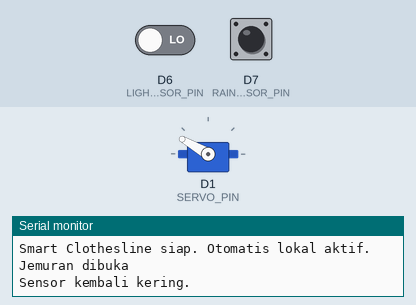
Bench run of a program on a simulated ESP8266 (NodeMCU). On the bench: servo, the last lines printed to the serial monitor. Inputs (shaded band) come from the test bench; at power-on: D6 (LIGHT_SENSOR_PIN) LOW, D7 (RAIN_SENSOR_PIN) HIGH. WiFi joins after 1.5 s; servers stay silent unless stated; uploads are accepted with an empty reply; the local clock reads 2024-03-15 10:24:30 at power-on unless the program sets it; EEPROM starts erased.

Above: at 1.2 s.
1.3 s: D6 (LIGHT_SENSOR_PIN) driven HIGH
At 2.6 s:
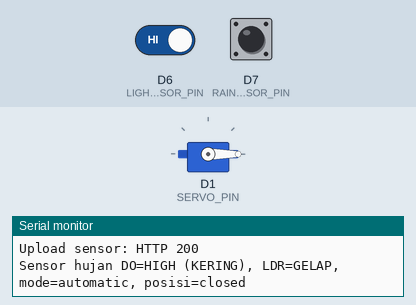
2.9 s: D7 (RAIN_SENSOR_PIN) driven LOW
5.6 s: D6 (LIGHT_SENSOR_PIN) driven LOW
8.6 s: D7 (RAIN_SENSOR_PIN) driven HIGH
At 9.6 s:
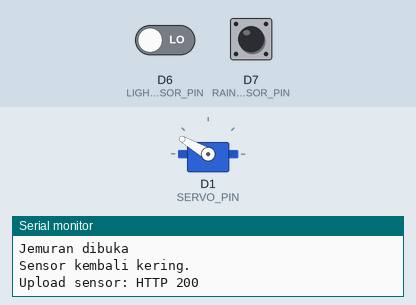
11.6 s: D7 (RAIN_SENSOR_PIN) pulsed LOW 2 times (0.12 s each, 0.3 s apart)
At 11.71 s:
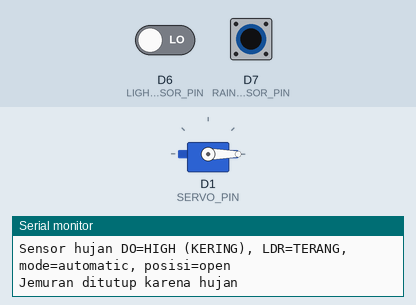
13.7 s: D7 (RAIN_SENSOR_PIN) pulsed LOW 5 times (0.12 s each, 0.3 s apart)
At 16.1 s:
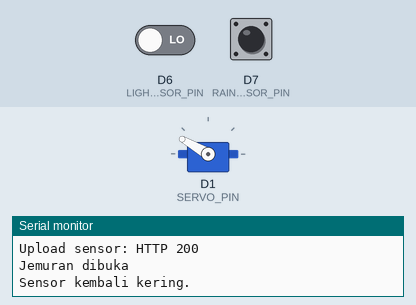
Timing chart, 0 to 17.6 s (numbered marks = the images above; inputs shaded):
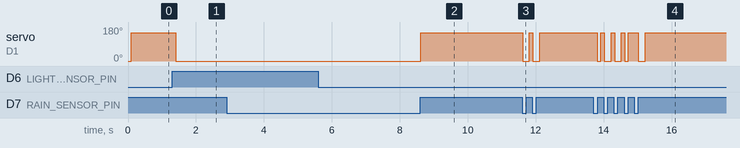

Measured:
- after the input at 1.3 s, servo on D1 (SERVO_PIN): 150° → 0° after 0.10 s
- after the input at 8.6 s, servo on D1 (SERVO_PIN): 0° → 150° at once
- after the input at 11.6 s, servo on D1 (SERVO_PIN): alternates 150° for 0.10 s and 0° for 0.20 s, 4 changes in all, then stays 150°, starting at once
- after the input at 13.7 s, servo on D1 (SERVO_PIN): 150° → 0° after 0.12 s, → 150° 0.10 s later, → 0° 0.10 s later, → 150° 0.20 s later, … (10 changes in this stretch)

The program:

main.cpp
```cpp
#include <Arduino.h>
#include <ArduinoJson.h>
#include <EEPROM.h>
#include <ESP8266HTTPClient.h>
#include <ESP8266WiFi.h>
#include <Servo.h>
#include <WiFiClientSecureBearSSL.h>
#include <time.h>

#include "secrets.h"
#include "supabase_root_ca.h"

namespace {
// Pin dan logika mengikuti firmware lama yang sudah bekerja.
constexpr uint8_t SERVO_PIN = D1;
constexpr uint8_t LIGHT_SENSOR_PIN = D6;  // DO modul LDR
constexpr uint8_t RAIN_SENSOR_PIN = D7;   // DO modul hujan
constexpr uint32_t SENSOR_INTERVAL_MS = 100;
constexpr uint32_t LIGHT_DEBOUNCE_MS = 100;
constexpr uint32_t TELEMETRY_INTERVAL_MS = 15000;
constexpr uint32_t MIN_EVENT_UPLOAD_INTERVAL_MS = 1500;
constexpr uint16_t HTTP_TIMEOUT_MS = 1500;
constexpr uint16_t COMMAND_HTTP_TIMEOUT_MS = 1500;
// Jeda ini dihitung setelah request selesai agar loop sensor sempat berjalan.
constexpr uint32_t COMMAND_INTERVAL_MS = 1000;
constexpr uint32_t WIFI_RETRY_INTERVAL_MS = 12000;
constexpr uint32_t CLOCK_LOG_INTERVAL_MS = 10000;

Servo clotheslineServo;
BearSSL::X509List trustAnchor(SUPABASE_ROOT_CA);

bool telemetryPending = false;
bool hasSensorSample = false;
bool rainDetected = true;  // fail-safe: bila sensor gagal, tutup jemuran.
int rainValue = 0;
float lightPercent = 0;
bool previousRainDetected = true;
float previousLightPercent = 0;
bool darkDetected = false;
bool darkCandidate = false;
uint32_t darkCandidateAt = 0;
String currentMode = "automatic";
String servoPosition = "closed";
uint32_t lastSensorAt = 0;
uint32_t lastTelemetryAt = 0;
uint32_t lastCommandAt = 0;
uint32_t lastWifiAttemptAt = 0;
uint32_t lastSensorLogAt = 0;
uint32_t lastClockLogAt = 0;
bool wifiWasConnected = false;
bool clockWasSynchronized = false;

String functionUrl(const char* name) {
  String base(SUPABASE_URL);
  while (base.endsWith("/")) base.remove(base.length() - 1);
  return base + "/functions/v1/" + name;
}

int httpPost(const String& url, const String& body,
             String* responseBody = nullptr,
             uint16_t timeoutMs = HTTP_TIMEOUT_MS) {
  BearSSL::WiFiClientSecure client;
  client.setTrustAnchors(&trustAnchor);
  // Batasi jeda saat internet bermasalah agar pembacaan sensor lokal cepat lanjut.
  client.setTimeout(timeoutMs);

  HTTPClient http;
  http.setTimeout(timeoutMs);
  if (!http.begin(client, url)) return -1;
  http.addHeader("Content-Type", "application/json");
  http.addHeader("apikey", SUPABASE_PUBLISHABLE_KEY);
  http.addHeader("Authorization", String("Bearer ") + SUPABASE_PUBLISHABLE_KEY);
  http.addHeader("x-device-id", DEVICE_ID);
  http.addHeader("x-device-secret", DEVICE_SECRET);
  int code = http.POST(body);
  if (responseBody && code > 0) *responseBody = http.getString();
  http.end();
  return code;
}

void setPosition(const String& target, bool fromRain = false) {
  if (target == "open" && rainDetected) {
    Serial.println("Buka ditolak: sensor hujan basah.");
    return;
  }
  if (target != "open" && target != "closed") return;
  if (servoPosition == target) return;
  clotheslineServo.write(target == "open" ? SERVO_OPEN_ANGLE : SERVO_CLOSED_ANGLE);
  servoPosition = target;
  telemetryPending = true;
  Serial.printf("Jemuran %s%s\n", target == "open" ? "dibuka" : "ditutup", fromRain ? " karena hujan" : "");
}

void sampleSensors(bool applyAutomaticRules = true) {
  // Sensor digital seperti pada kode lama: hujan aktif LOW, gelap aktif HIGH.
  const int rawRain = digitalRead(RAIN_SENSOR_PIN);
  const bool nextRain = rawRain == LOW;
  const bool rawDark = digitalRead(LIGHT_SENSOR_PIN) == HIGH;
  bool wasRaining = rainDetected;
  rainDetected = nextRain;

  if (!hasSensorSample) {
    darkDetected = rawDark;
    darkCandidate = rawDark;
    darkCandidateAt = millis();
  } else if (rawDark != darkCandidate) {
    darkCandidate = rawDark;
    darkCandidateAt = millis();
  } else if (darkCandidate != darkDetected &&
             millis() - darkCandidateAt >= LIGHT_DEBOUNCE_MS) {
    darkDetected = darkCandidate;
  }

  // Modul LDR lama hanya memberi status terang/gelap digital, bukan persentase analog.
  rainValue = rawRain;
  lightPercent = darkDetected ? 0.0f : 100.0f;
  if (!hasSensorSample || rainDetected != previousRainDetected || lightPercent != previousLightPercent) {
    telemetryPending = true;
  }
  previousRainDetected = rainDetected;
  previousLightPercent = lightPercent;
  hasSensorSample = true;
  if (millis() - lastSensorLogAt >= 2000) {
    lastSensorLogAt = millis();
    Serial.printf("Sensor hujan DO=%s (%s), LDR=%s, mode=%s, posisi=%s\n",
                  rawRain == LOW ? "LOW" : "HIGH",
                  rainDetected ? "BASAH" : "KERING",
                  darkDetected ? "GELAP" : "TERANG",
                  currentMode.c_str(), servoPosition.c_str());
  }

  // Proteksi hujan selalu aktif, termasuk saat mode Manual atau internet terputus.
  if (rainDetected) {
    setPosition("closed", true);
    return;
  }
  if (!applyAutomaticRules || currentMode != "automatic") return;

  // Modul LDR digital hanya melaporkan terang atau gelap.
  if (darkDetected && servoPosition != "closed") setPosition("closed");
  if (!darkDetected && servoPosition != "open") setPosition("open");
  if (wasRaining && !rainDetected) Serial.println("Sensor kembali kering.");
}

bool sendTelemetry() {
  JsonDocument body;
  body["mode"] = currentMode;
  body["servo_position"] = servoPosition;
  body["rain_value"] = rainValue;
  body["light_percent"] = lightPercent;
  body["rain_detected"] = rainDetected;
  String encoded;
  serializeJson(body, encoded);
  String response;
  int code = httpPost(functionUrl("device-data"), encoded, &response);
  Serial.printf("Upload sensor: HTTP %d\n", code);
  if (code < 0) {
    Serial.printf("Detail koneksi HTTPS: %s\n", HTTPClient::errorToString(code).c_str());
  } else if (code >= 300) {
    Serial.printf("Respons Supabase: %s\n", response.c_str());
  }
  return code >= 200 && code < 300;
}

void saveMode() {
  EEPROM.write(0, currentMode == "manual" ? 1 : 0);
  EEPROM.commit();
}

void acknowledgeCommand(const String& commandId, bool success, const char* message) {
  JsonDocument body;
  body["action"] = "ack";
  body["command_id"] = commandId;
  body["success"] = success;
  body["message"] = message;
  String encoded;
  serializeJson(body, encoded);
  int code = httpPost(functionUrl("device-commands"), encoded);
  Serial.printf("Ack perintah: HTTP %d\n", code);
}

bool pollCommands() {
  JsonDocument request;
  request["action"] = "next";
  String encoded;
  serializeJson(request, encoded);
  String response;
  int code = httpPost(functionUrl("device-commands"), encoded, &response,
                      COMMAND_HTTP_TIMEOUT_MS);
  // Sensor bisa berubah selama permintaan HTTPS. Periksa hujan sebelum buka,
  // tetapi jangan jalankan aturan otomatis sebelum perintah aplikasi diterapkan.
  sampleSensors(false);
  if (code < 200 || code >= 300) return false;

  JsonDocument result;
  if (deserializeJson(result, response)) return false;
  JsonVariant command = result["command"];
  if (command.isNull()) return false;
  String id = command["id"] | "";
  String type = command["command_type"] | "";
  if (id.isEmpty()) return false;

  bool success = false;
  const char* message = "Perintah tidak didukung.";
  if (type == "set_mode") {
    String targetMode = command["payload"]["mode"] | "";
    if (targetMode == "automatic" || targetMode == "manual") {
      currentMode = targetMode;
      saveMode();
      telemetryPending = true;
      if (currentMode == "automatic") sampleSensors();
      success = true;
      message = "Mode diterapkan.";
    }
  } else if (type == "close") {
    setPosition("closed");
    success = true;
    message = "Jemuran ditutup.";
  } else if (type == "open") {
    if (currentMode != "manual") {
      message = "Perangkat tidak sedang dalam mode Manual.";
    } else if (rainDetected) {
      message = "Pembukaan ditolak karena sensor mendeteksi hujan.";
    } else {
      setPosition("open");
      success = true;
      message = "Jemuran dibuka.";
    }
  }
  // setPosition() sudah menulis sudut servo. Baru setelah gerakan dimulai,
  // kirim status Realtime lalu ACK ke Supabase.
  telemetryPending = true;
  const bool statusUploaded = sendTelemetry();
  lastTelemetryAt = millis();
  if (statusUploaded) telemetryPending = false;
  acknowledgeCommand(id, success, message);
  return true;
}

void keepWifiConnecting() {
  if (WiFi.status() == WL_CONNECTED) {
    if (!wifiWasConnected) {
      wifiWasConnected = true;
      Serial.printf("Wi-Fi tersambung. IP=%s, RSSI=%d dBm\n",
                    WiFi.localIP().toString().c_str(), WiFi.RSSI());
      configTime(0, 0, "pool.ntp.org", "time.google.com", "time.cloudflare.com");
      Serial.println("Meminta sinkronisasi jam dari NTP...");
    }
    return;
  }
  if (wifiWasConnected) {
    wifiWasConnected = false;
    Serial.println("Wi-Fi terputus.");
  }
  uint32_t now = millis();
  if (now - lastWifiAttemptAt < WIFI_RETRY_INTERVAL_MS) return;
  lastWifiAttemptAt = now;
  Serial.println("Mencoba menyambung ulang Wi-Fi...");
  WiFi.begin(WIFI_SSID, WIFI_PASSWORD);
}
}  // namespace

void setup() {
  Serial.begin(115200);
  pinMode(LIGHT_SENSOR_PIN, INPUT);
  pinMode(RAIN_SENSOR_PIN, INPUT);
  clotheslineServo.attach(SERVO_PIN);
  clotheslineServo.write(SERVO_CLOSED_ANGLE);
  servoPosition = "closed";
  EEPROM.begin(4);
  currentMode = EEPROM.read(0) == 1 ? "manual" : "automatic";
  Serial.println("Sensor digital aktif: LDR=D6, hujan=D7, servo=D1.");

  WiFi.mode(WIFI_STA);
  WiFi.setAutoReconnect(true);
  WiFi.begin(WIFI_SSID, WIFI_PASSWORD);
  // Sertifikat HTTPS memerlukan jam perangkat yang benar untuk validasi TLS.
  configTime(0, 0, "pool.ntp.org", "time.google.com", "time.cloudflare.com");
  lastWifiAttemptAt = millis();
  Serial.println("Smart Clothesline siap. Otomatis lokal aktif.");
}

void loop() {
  uint32_t now = millis();

  // Pembacaan dan aturan lokal didahulukan; berjalan tanpa koneksi internet.
  if (now - lastSensorAt >= SENSOR_INTERVAL_MS) {
    lastSensorAt = now;
    sampleSensors();
  }

  keepWifiConnecting();
  if (WiFi.status() != WL_CONNECTED) return;
  const time_t currentTime = time(nullptr);
  if (currentTime < 1704067200) {
    if (now - lastClockLogAt >= CLOCK_LOG_INTERVAL_MS) {
      lastClockLogAt = now;
      Serial.println("Menunggu sinkronisasi waktu NTP sebelum koneksi HTTPS...");
    }
    return;
  }
  if (!clockWasSynchronized) {
    clockWasSynchronized = true;
    Serial.printf("Waktu NTP tersinkron: %s", ctime(&currentTime));
  }

  if (now - lastCommandAt >= COMMAND_INTERVAL_MS) {
    // Request HTTPS bersifat sinkron. Beri jeda sensor setelah request selesai.
    pollCommands();
    lastCommandAt = millis();
  }
  now = millis();
  const bool periodicUploadDue = now - lastTelemetryAt >= TELEMETRY_INTERVAL_MS;
  const bool eventUploadDue = telemetryPending && now - lastTelemetryAt >= MIN_EVENT_UPLOAD_INTERVAL_MS;
  if (periodicUploadDue || eventUploadDue) {
    if (sendTelemetry()) telemetryPending = false;
    lastTelemetryAt = millis();
  }
}
```

secrets.example.h
```cpp
#pragma once

// Salin file ini sebagai secrets.h lalu isi semua nilai.
// Jangan pernah unggah secrets.h ke repositori publik.
#define WIFI_SSID "NAMA_WIFI"
#define WIFI_PASSWORD "PASSWORD_WIFI"
#define SUPABASE_URL "https://PROJECT_REF.supabase.co"
#define SUPABASE_PUBLISHABLE_KEY "sb_publishable_GANTI_DENGAN_KEY_PROJECT"
#define DEVICE_ID "UUID_DARI_QUERY_INSERT_DEVICES"
#define DEVICE_SECRET "SECRET_ACAK_64_KARAKTER_HEX"

// Kode memakai pin digital DO seperti rangkaian lama:
// hujan aktif LOW, LDR mendeteksi gelap saat HIGH.
#define SERVO_CLOSED_ANGLE 0
#define SERVO_OPEN_ANGLE 150
```

supabase_root_ca.h
```cpp
#pragma once
#include <pgmspace.h>

// Trusted roots for the current Supabase endpoint chain (GlobalSign Root CA R1,
// valid through 2028-01-28) and Let's Encrypt (ISRG Root X1).
// Keep certificate validation enabled; update this list if the endpoint CA changes.
static const char SUPABASE_ROOT_CA[] PROGMEM = R"PEM(
-----BEGIN CERTIFICATE-----
MIIFazCCA1OgAwIBAgIRAIIQz7DSQONZRGPgu2OCiwAwDQYJKoZIhvcNAQELBQAw
TzELMAkGA1UEBhMCVVMxKTAnBgNVBAoTIEludGVybmV0IFNlY3VyaXR5IFJlc2Vh
cmNoIEdyb3VwMRUwEwYDVQQDEwxJU1JHIFJvb3QgWDEwHhcNMTUwNjA0MTEwNDM4
WhcNMzUwNjA0MTEwNDM4WjBPMQswCQYDVQQGEwJVUzEpMCcGA1UEChMgSW50ZXJu
ZXQgU2VjdXJpdHkgUmVzZWFyY2ggR3JvdXAxFTATBgNVBAMTDElTUkcgUm9vdCBY
MTCCAiIwDQYJKoZIhvcNAQEBBQADggIPADCCAgoCggIBAK3oJHP0FDfzm54rVygc
h77ct984kIxuPOZXoHj3dcKi/vVqbvYATyjb3miGbESTtrFj/RQSa78f0uoxmyF+
0TM8ukj13Xnfs7j/EvEhmkvBioZxaUpmZmyPfjxwv60pIgbz5MDmgK7iS4+3mX6U
A5/TR5d8mUgjU+g4rk8Kb4Mu0UlXjIB0ttov0DiNewNwIRt18jA8+o+u3dpjq+sW
T8KOEUt+zwvo/7V3LvSye0rgTBIlDHCNAymg4VMk7BPZ7hm/ELNKjD+Jo2FR3qyH
B5T0Y3HsLuJvW5iB4YlcNHlsdu87kGJ55tukmi8mxdAQ4Q7e2RCOFvu396j3x+UC
B5iPNgiV5+I3lg02dZ77DnKxHZu8A/lJBdiB3QW0KtZB6awBdpUKD9jf1b0SHzUv
KBds0pjBqAlkd25HN7rOrFleaJ1/ctaJxQZBKT5ZPt0m9STJEadao0xAH0ahmbWn
OlFuhjuefXKnEgV4We0+UXgVCwOPjdAvBbI+e0ocS3MFEvzG6uBQE3xDk3SzynTn
jh8BCNAw1FtxNrQHusEwMFxIt4I7mKZ9YIqioymCzLq9gwQbooMDQaHWBfEbwrbw
qHyGO0aoSCqI3Haadr8faqU9GY/rOPNk3sgrDQoo//fb4hVC1CLQJ13hef4Y53CI
rU7m2Ys6xt0nUW7/vGT1M0NPAgMBAAGjQjBAMA4GA1UdDwEB/wQEAwIBBjAPBgNV
HRMBAf8EBTADAQH/MB0GA1UdDgQWBBR5tFnme7bl5AFzgAiIyBpY9umbbjANBgkq
hkiG9w0BAQsFAAOCAgEAVR9YqbyyqFDQDLHYGmkgJykIrGF1XIpu+ILlaS/V9lZL
ubhzEFnTIZd+50xx+7LSYK05qAvqFyFWhfFQDlnrzuBZ6brJFe+GnY+EgPbk6ZGQ
3BebYhtF8GaV0nxvwuo77x/Py9auJ/GpsMiu/X1+mvoiBOv/2X/qkSsisRcOj/KK
NFtY2PwByVS5uCbMiogziUwthDyC3+6WVwW6LLv3xLfHTjuCvjHIInNzktHCgKQ5
ORAzI4JMPJ+GslWYHb4phowim57iaztXOoJwTdwJx4nLCgdNbOhdjsnvzqvHu7Ur
TkXWStAmzOVyyghqpZXjFaH3pO3JLF+l+/+sKAIuvtd7u+Nxe5AW0wdeRlN8NwdC
jNPElpzVmbUq4JUagEiuTDkHzsxHpFKVK7q4+63SM1N95R1NbdWhscdCb+ZAJzVc
oyi3B43njTOQ5yOf+1CceWxG1bQVs5ZufpsMljq4Ui0/1lvh+wjChP4kqKOJ2qxq
4RgqsahDYVvTH9w7jXbyLeiNdd8XM2w9U/t7y0Ff/9yi0GE44Za4rF2LN9d11TPA
mRGunUHBcnWEvgJBQl9nJEiU0Zsnvgc/ubhPgXRR4Xq37Z0j4r7g1SgEEzwxA57d
emyPxgcYxn/eR44/KJ4EBs+lVDR3veyJm+kXQ99b21/+jh5Xos1AnX5iItreGCc=
-----END CERTIFICATE-----
-----BEGIN CERTIFICATE-----
MIIDdTCCAl2gAwIBAgILBAAAAAABFUtaw5QwDQYJKoZIhvcNAQEFBQAwVzELMAkG
A1UEBhMCQkUxGTAXBgNVBAoTEEdsb2JhbFNpZ24gbnYtc2ExEDAOBgNVBAsTB1Jv
b3QgQ0ExGzAZBgNVBAMTEkdsb2JhbFNpZ24gUm9vdCBDQTAeFw05ODA5MDExMjAw
MDBaFw0yODAxMjgxMjAwMDBaMFcxCzAJBgNVBAYTAkJFMRkwFwYDVQQKExBHbG9i
YWxTaWduIG52LXNhMRAwDgYDVQQLEwdSb290IENBMRswGQYDVQQDExJHbG9iYWxT
aWduIFJvb3QgQ0EwggEiMA0GCSqGSIb3DQEBAQUAA4IBDwAwggEKAoIBAQDaDuaZ
jc6j40+Kfvvxi4Mla+pIH/EqsLmVEQS98GPR4mdmzxzdzxtIK+6NiY6arymAZavp
xy0Sy6scTHAHoT0KMM0VjU/43dSMUBUc71DuxC73/OlS8pF94G3VNTCOXkNz8kHp
1Wrjsok6Vjk4bwY8iGlbKk3Fp1S4bInMm/k8yuX9ifUSPJJ4ltbcdG6TRGHRjcdG
snUOhugZitVtbNV4FpWi6cgKOOvyJBNPc1STE4U6G7weNLWLBYy5d4ux2x8gkasJ
U26Qzns3dLlwR5EiUWMWea6xrkEmCMgZK9FGqkjWZCrXgzT/LCrBbBlDSgeF59N8
9iFo7+ryUp9/k5DPAgMBAAGjQjBAMA4GA1UdDwEB/wQEAwIBBjAPBgNVHRMBAf8E
BTADAQH/MB0GA1UdDgQWBBRge2YaRQ2XyolQL30EzTSo//z9SzANBgkqhkiG9w0B
AQUFAAOCAQEA1nPnfE920I2/7LqivjTFKDK1fPxsnCwrvQmeU79rXqoRSLblCKOz
yj1hTdNGCbM+w6DjY1Ub8rrvrTnhQ7k4o+YviiY776BQVvnGCv04zcQLcFGUl5gE
38NflNUVyRRBnMRddWQVDf9VMOyGj/8N7yy5Y0b2qvzfvGn9LhJIZJrglfCm7ymP
AbEVtQwdpf5pLGkkeB6zpxxxYu7KyJesF12KwvhHhm4qxFYxldBniYUr+WymXUad
DKqC5JlR3XC321Y9YeRq4VzW9v493kHMB65jUr9TU/Qr6cf9tveCX4XSQRjbgbME
HMUfpIBvFSDJ3gyICh3WZlXi/EjJKSZp4A==
-----END CERTIFICATE-----
)PEM";
```
